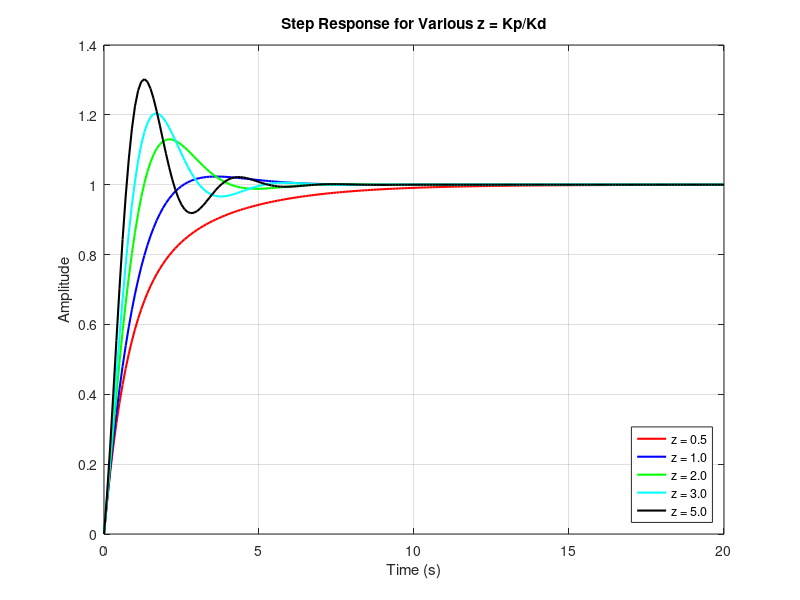

Write the MATLAB code that produced this figure.
%step responses for varies z values
%2022e116
clc;
clear;
close all;

% System parameters (example: s(s + 0.7224) in denominator)
a = 1;           % Kd
b = 0.7224;      % plant parameter
z_values = [0.5, 1, 2, 3, 5];
colors = 'rbgck';  % color code for plotting
labels = {};

% Plot step responses
figure;
for i = 1:length(z_values)
    z = z_values(i);
    
    % Define controller: C(s) = Kd*s + Kp = a*s + a*z
    num_ol = a * [1 z];                  % numerator of open-loop C(s)*G(s)
    den_ol = conv([1 0], [1 b]);         % plant: s(s + b)

    % Match polynomial lengths (manual addition of num + den)
    len_diff = length(den_ol) - length(num_ol);
    if len_diff > 0
        num_ol = [zeros(1, len_diff), num_ol];
    elseif len_diff < 0
        den_ol = [zeros(1, -len_diff), den_ol];
    end

    % Closed-loop TF: T(s) = C(s)G(s) / (1 + C(s)G(s)) => num / (num + den)
    den_cl = den_ol + num_ol;
    sys_cl = tf(num_ol, den_cl);

    % Step response
    [y, t] = step(sys_cl, 0:0.1:20);
    plot(t, y, colors(i), 'LineWidth', 1.5); hold on;
    
    % Label for legend
    labels{end+1} = sprintf('z = %.1f', z);
end

grid on;
xlabel('Time (s)');
ylabel('Amplitude');
title('Step Response for Various z = Kp/Kd');
legend(labels, 'Location', 'southeast');
